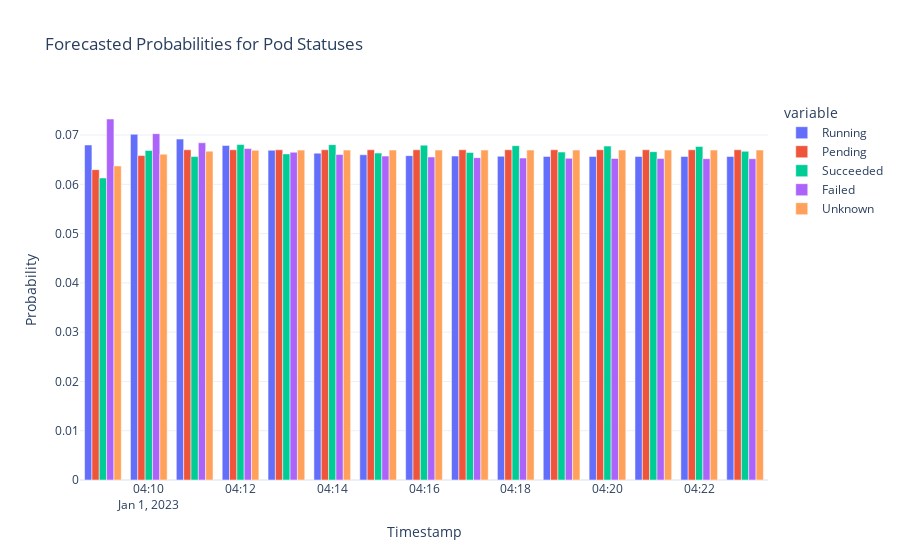

The cell this chart's notebook holds for it:
### Markdown cell above
## ARIMA

### Code cell
import pandas as pd
import numpy as np
import statsmodels.api as sm
import itertools
import matplotlib.pyplot as plt
from scipy.special import softmax
import pandas as pd
from IPython.display import display

dataset = data

# Preprocessing: Convert the 'timestamp' column to datetime format and set as index
dataset['timestamp'] = pd.to_datetime(dataset['timestamp'])
dataset = dataset.set_index('timestamp')

# Define the pod statuses to forecast
statuses = ["Running", "Pending", "Succeeded", "Failed", "Unknown"]
forecast_steps = 15  # Number of steps to forecast
probability_results = {}

for status in statuses:
    print(f"Processing status: {status}")
    # Resample and preprocess the pod status data for ARIMA modeling
    pod_status_series = dataset[f'pod_status_{status}'].resample('1T').mean().fillna(method='ffill').fillna(method='bfill')

    # Define the parameter grid for p, d, q values
    p = d = q = range(0, 3)  # Reduce range for faster processing; adjust as needed
    pdq = list(itertools.product(p, d, q))

    # Grid search for the best ARIMA parameters based on AIC
    best_aic = np.inf
    best_pdq = None
    best_model = None

    for param in pdq:
        try:
            model = sm.tsa.ARIMA(pod_status_series, order=param)
            results = model.fit()
            if results.aic < best_aic:
                best_aic = results.aic
                best_pdq = param
                best_model = results
        except:
            continue

    # Display the best parameters and their AIC value
    print(f"Best ARIMA parameters for {status}: {best_pdq} with AIC: {best_aic}")

    # Generate predictions for the training period
    train_predictions = best_model.fittedvalues

    # Forecast the next 'forecast_steps' time steps
    pod_status_forecast = best_model.forecast(steps=forecast_steps)

    # Apply softmax to normalize probabilities
    probabilities = softmax(pod_status_forecast.values.reshape(-1, 1), axis=0).flatten()

    # Store probabilities for this status
    probability_results[status] = probabilities

    # Visualize the results with Matplotlib
    plt.figure(figsize=(12, 6))
    plt.plot(pod_status_series.index, pod_status_series, label="Actual", alpha=0.7)
    plt.plot(best_model.fittedvalues.index, best_model.fittedvalues, label="Predicted (In-sample)", linestyle="--")
    plt.axvline(pod_status_series.index[-1], color='gray', linestyle='--', label="Forecast Start")
    plt.plot(
        pd.date_range(start=pod_status_series.index[-1], periods=forecast_steps, freq='1T'),
        probabilities, label=f"Forecast Probability ({status})", color='red'
    )
    plt.title(f"Actual vs. Predicted Pod Status ({status})")
    plt.xlabel("Timestamp")
    plt.ylabel("Values / Probability")
    plt.legend()
    plt.grid(True)
    plt.show()

# Create a DataFrame with probabilities for all statuses
probability_df = pd.DataFrame(
    probability_results,
    index=pd.date_range(start=dataset.index[-1], periods=forecast_steps, freq='1T')
)

# Interactive Visualization using Plotly
fig = px.bar(
    probability_df.reset_index(),
    x='index',
    y=statuses,
    labels={'index': 'Timestamp'},
    title="Forecasted Probabilities for Pod Statuses",
    barmode='group',
)
fig.update_layout(
    xaxis_title="Timestamp",
    yaxis_title="Probability",
    template="plotly_white",
)
fig.show()

# Print the combined probability distribution for all statuses
print("Probability Distribution for Pod Status Forecast:")
display(probability_df)

### Figure 1 — Plotly figure (JSON) as saved in the notebook; plotly's stock layout.template omitted (floating-point values rounded to 4 significant figures)
{"data": [{"alignmentgroup": "True", "hovertemplate": "variable=Running<br>Timestamp=%{x}<br>value=%{y}<extra></extra>", "legendgroup": "Running", "marker": {"color": "#636efa", "pattern": {"shape": ""}}, "name": "Running", "offsetgroup": "Running", "orientation": "v", "showlegend": true, "textposition": "auto", "type": "bar", "x": ["2023-01-01T04:09:00", "2023-01-01T04:10:00", "2023-01-01T04:11:00", "2023-01-01T04:12:00", "2023-01-01T04:13:00", "2023-01-01T04:14:00", "2023-01-01T04:15:00", "2023-01-01T04:16:00", "2023-01-01T04:17:00", "2023-01-01T04:18:00", "2023-01-01T04:19:00", "2023-01-01T04:20:00", "2023-01-01T04:21:00", "2023-01-01T04:22:00", "2023-01-01T04:23:00"], "xaxis": "x", "y": [0.06799, 0.07016, 0.06918, 0.06788, 0.06692, 0.06633, 0.066, 0.06582, 0.06574, 0.06569, 0.06567, 0.06566, 0.06566, 0.06565, 0.06565], "yaxis": "y"}, {"alignmentgroup": "True", "hovertemplate": "variable=Pending<br>Timestamp=%{x}<br>value=%{y}<extra></extra>", "legendgroup": "Pending", "marker": {"color": "#EF553B", "pattern": {"shape": ""}}, "name": "Pending", "offsetgroup": "Pending", "orientation": "v", "showlegend": true, "textposition": "auto", "type": "bar", "x": ["2023-01-01T04:09:00", "2023-01-01T04:10:00", "2023-01-01T04:11:00", "2023-01-01T04:12:00", "2023-01-01T04:13:00", "2023-01-01T04:14:00", "2023-01-01T04:15:00", "2023-01-01T04:16:00", "2023-01-01T04:17:00", "2023-01-01T04:18:00", "2023-01-01T04:19:00", "2023-01-01T04:20:00", "2023-01-01T04:21:00", "2023-01-01T04:22:00", "2023-01-01T04:23:00"], "xaxis": "x", "y": [0.06298, 0.06583, 0.06701, 0.06701, 0.06701, 0.06701, 0.06701, 0.06701, 0.06701, 0.06701, 0.06701, 0.06701, 0.06701, 0.06701, 0.06701], "yaxis": "y"}, {"alignmentgroup": "True", "hovertemplate": "variable=Succeeded<br>Timestamp=%{x}<br>value=%{y}<extra></extra>", "legendgroup": "Succeeded", "marker": {"color": "#00cc96", "pattern": {"shape": ""}}, "name": "Succeeded", "offsetgroup": "Succeeded", "orientation": "v", "showlegend": true, "textposition": "auto", "type": "bar", "x": ["2023-01-01T04:09:00", "2023-01-01T04:10:00", "2023-01-01T04:11:00", "2023-01-01T04:12:00", "2023-01-01T04:13:00", "2023-01-01T04:14:00", "2023-01-01T04:15:00", "2023-01-01T04:16:00", "2023-01-01T04:17:00", "2023-01-01T04:18:00", "2023-01-01T04:19:00", "2023-01-01T04:20:00", "2023-01-01T04:21:00", "2023-01-01T04:22:00", "2023-01-01T04:23:00"], "xaxis": "x", "y": [0.06129, 0.06686, 0.06563, 0.06807, 0.06618, 0.06806, 0.06634, 0.06795, 0.06645, 0.06785, 0.06655, 0.06776, 0.06663, 0.06768, 0.0667], "yaxis": "y"}, {"alignmentgroup": "True", "hovertemplate": "variable=Failed<br>Timestamp=%{x}<br>value=%{y}<extra></extra>", "legendgroup": "Failed", "marker": {"color": "#ab63fa", "pattern": {"shape": ""}}, "name": "Failed", "offsetgroup": "Failed", "orientation": "v", "showlegend": true, "textposition": "auto", "type": "bar", "x": ["2023-01-01T04:09:00", "2023-01-01T04:10:00", "2023-01-01T04:11:00", "2023-01-01T04:12:00", "2023-01-01T04:13:00", "2023-01-01T04:14:00", "2023-01-01T04:15:00", "2023-01-01T04:16:00", "2023-01-01T04:17:00", "2023-01-01T04:18:00", "2023-01-01T04:19:00", "2023-01-01T04:20:00", "2023-01-01T04:21:00", "2023-01-01T04:22:00", "2023-01-01T04:23:00"], "xaxis": "x", "y": [0.07326, 0.07029, 0.06843, 0.06726, 0.06652, 0.06604, 0.06574, 0.06554, 0.06542, 0.06533, 0.06528, 0.06525, 0.06523, 0.06521, 0.0652], "yaxis": "y"}, {"alignmentgroup": "True", "hovertemplate": "variable=Unknown<br>Timestamp=%{x}<br>value=%{y}<extra></extra>", "legendgroup": "Unknown", "marker": {"color": "#FFA15A", "pattern": {"shape": ""}}, "name": "Unknown", "offsetgroup": "Unknown", "orientation": "v", "showlegend": true, "textposition": "auto", "type": "bar", "x": ["2023-01-01T04:09:00", "2023-01-01T04:10:00", "2023-01-01T04:11:00", "2023-01-01T04:12:00", "2023-01-01T04:13:00", "2023-01-01T04:14:00", "2023-01-01T04:15:00", "2023-01-01T04:16:00", "2023-01-01T04:17:00", "2023-01-01T04:18:00", "2023-01-01T04:19:00", "2023-01-01T04:20:00", "2023-01-01T04:21:00", "2023-01-01T04:22:00", "2023-01-01T04:23:00"], "xaxis": "x", "y": [0.06373, 0.0661, 0.06674, 0.0669, 0.06694, 0.06695, 0.06696, 0.06696, 0.06696, 0.06696, 0.06696, 0.06696, 0.06696, 0.06696, 0.06696], "yaxis": "y"}], "layout": {"barmode": "group", "legend": {"title": {"text": "variable"}, "tracegroupgap": 0}, "title": {"text": "Forecasted Probabilities for Pod Statuses"}, "xaxis": {"anchor": "y", "domain": [0, 1], "title": {"text": "Timestamp"}}, "yaxis": {"anchor": "x", "domain": [0, 1], "title": {"text": "Probability"}}}}
